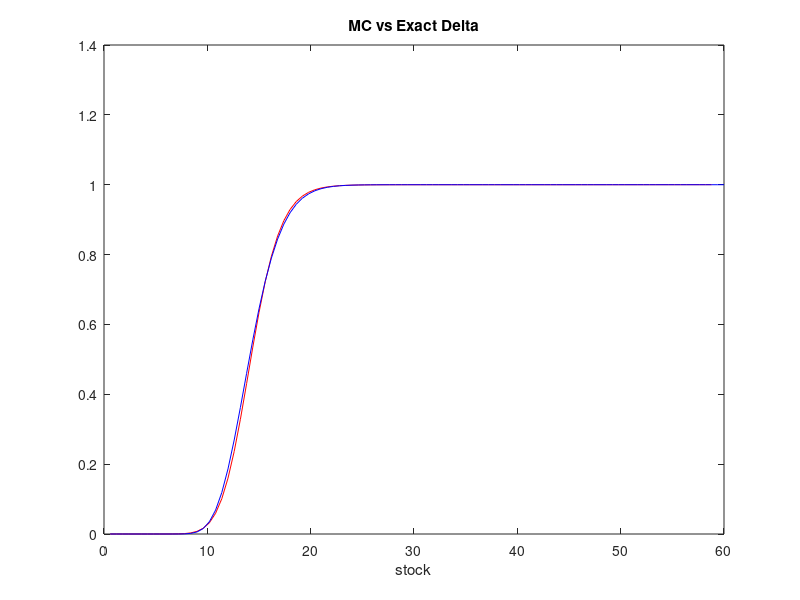

Source code (MATLAB):
%FDM	vs.	Exact	Delta

clear all; close all; clc;

M=100; % nbr time steps
N=10; % nbr of shares
K=15; %Strike price
r = 0.1; %interest rate
sigma = 0.25; % volatility
T= 0.5; % time to maturity
gamma = 1.0;
S0 = 14;

%Allocate
B = zeros(M-1,1);
A = zeros(M-1,M-1);
v = zeros(M-1,N);
Smax = 4*K; % max share price
ds = Smax/M; % Price step
dt = T/N; % Time step
s = ds:ds:Smax;
t = dt:dt:T;
ss = sigma*sigma; %constant
for i =1:M-1
  v(i, N) = max(s(i)-K,0.0); % Final condition V(S,T)=max(S-K,0)
end

%Perform Euler backwards
n = N;
while n >1
  %Euler backwards in time
  for j = 2:(M-1)
      alpha(j) = - 0.5*ss*s(j)^(2*gamma)*dt/(ds*ds) + 0.5*r*s(j)*dt/ds;
      beta(j) = 1 + ss*s(j)^(2*gamma)*dt/(ds*ds) + dt*r;
      zeta(j) = - 0.5*r*s(j)*dt/ds - 0.5*ss*s(j)^(2*gamma)*dt/(ds*ds);
  end
  %tridiagonal matrix, A
  A(1,1) = 1; %first element of A
  for j = 2:M-2
      A(j,j-1:j+1) = [alpha(j) beta(j) zeta(j)]; %fill the diagonals of A
end

A(M-1,M-2:M-1) = [alpha(M-1) beta(M-1)]; %last elements of A

% Final Boundary condition V(S,t)=Smax-Ke^(-r(T-t))
B(M-1) = zeta(M-1) * (Smax - K*exp(-r*(T-t(n-1))));

%Implicit method: v^(n-1) = A*v^(n) + b.
v(:,n-1) = A\(v(:,n) - B);
n = n-1; %count backwards
end
s_two = s(1:end-2);
for j = 2:M-2
  Delta(j) = (v(j+1,1)-v(j-1,1))/(2*ds);
end

S = ds:ds:Smax;

%Exact Delta N(d1)
d1 = ((log(S./K) + (r+0.5.*sigma.^2).*T)./(sigma.*sqrt(T)))./sqrt(2);
exact = 0.5.*(1+erf(d1));

%Plot exact
plot(s_two,Delta,'r')
title('MC vs Exact Delta');
xlabel('stock')
hold on
plot(S,exact, 'b');
